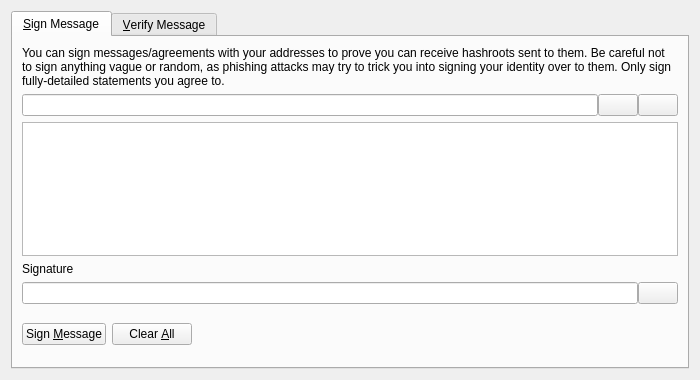
<?xml version="1.0" encoding="UTF-8"?>
<ui version="4.0">
 <class>SignVerifyMessageDialog</class>
 <widget class="QDialog" name="SignVerifyMessageDialog">
  <property name="geometry">
   <rect>
    <x>0</x>
    <y>0</y>
    <width>700</width>
    <height>380</height>
   </rect>
  </property>
  <property name="windowTitle">
   <string>Signatures - Sign / Verify a Message</string>
  </property>
  <property name="modal">
   <bool>true</bool>
  </property>
  <layout class="QVBoxLayout" name="verticalLayout">
   <item>
    <widget class="QTabWidget" name="tabWidget">
     <property name="currentIndex">
      <number>0</number>
     </property>
     <widget class="QWidget" name="tabSignMessage">
      <attribute name="title">
       <string>&amp;Sign Message</string>
      </attribute>
      <layout class="QVBoxLayout" name="verticalLayout_SM">
       <item>
        <widget class="QLabel" name="infoLabel_SM">
         <property name="text">
          <string>You can sign messages/agreements with your addresses to prove you can receive hashroots sent to them. Be careful not to sign anything vague or random, as phishing attacks may try to trick you into signing your identity over to them. Only sign fully-detailed statements you agree to.</string>
         </property>
         <property name="textFormat">
          <enum>Qt::PlainText</enum>
         </property>
         <property name="wordWrap">
          <bool>true</bool>
         </property>
        </widget>
       </item>
       <item>
        <layout class="QHBoxLayout" name="horizontalLayout_1_SM">
         <property name="spacing">
          <number>0</number>
         </property>
         <item>
          <widget class="QValidatedLineEdit" name="addressIn_SM">
           <property name="toolTip">
            <string>The Hashroot address to sign the message with</string>
           </property>
          </widget>
         </item>
         <item>
          <widget class="QPushButton" name="addressBookButton_SM">
           <property name="toolTip">
            <string>Choose previously used address</string>
           </property>
           <property name="text">
            <string/>
           </property>
           <property name="icon">
            <iconset resource="../bitcoin.qrc">
             <normaloff>:/icons/address-book</normaloff>:/icons/address-book</iconset>
           </property>
           <property name="shortcut">
            <string>Alt+A</string>
           </property>
           <property name="autoDefault">
            <bool>false</bool>
           </property>
          </widget>
         </item>
         <item>
          <widget class="QPushButton" name="pasteButton_SM">
           <property name="toolTip">
            <string>Paste address from clipboard</string>
           </property>
           <property name="text">
            <string/>
           </property>
           <property name="icon">
            <iconset resource="../bitcoin.qrc">
             <normaloff>:/icons/editpaste</normaloff>:/icons/editpaste</iconset>
           </property>
           <property name="shortcut">
            <string>Alt+P</string>
           </property>
           <property name="autoDefault">
            <bool>false</bool>
           </property>
          </widget>
         </item>
        </layout>
       </item>
       <item>
        <widget class="QPlainTextEdit" name="messageIn_SM">
         <property name="toolTip">
          <string>Enter the message you want to sign here</string>
         </property>
        </widget>
       </item>
       <item>
        <widget class="QLabel" name="signatureLabel_SM">
         <property name="text">
          <string>Signature</string>
         </property>
         <property name="textFormat">
          <enum>Qt::PlainText</enum>
         </property>
        </widget>
       </item>
       <item>
        <layout class="QHBoxLayout" name="horizontalLayout_2_SM">
         <property name="spacing">
          <number>0</number>
         </property>
         <item>
          <widget class="QLineEdit" name="signatureOut_SM">
           <property name="font">
            <font>
             <italic>true</italic>
            </font>
           </property>
           <property name="readOnly">
            <bool>true</bool>
           </property>
          </widget>
         </item>
         <item>
          <widget class="QPushButton" name="copySignatureButton_SM">
           <property name="toolTip">
            <string>Copy the current signature to the system clipboard</string>
           </property>
           <property name="text">
            <string/>
           </property>
           <property name="icon">
            <iconset resource="../bitcoin.qrc">
             <normaloff>:/icons/editcopy</normaloff>:/icons/editcopy</iconset>
           </property>
           <property name="autoDefault">
            <bool>false</bool>
           </property>
          </widget>
         </item>
        </layout>
       </item>
       <item>
        <layout class="QHBoxLayout" name="horizontalLayout_3_SM">
         <item>
          <widget class="QPushButton" name="signMessageButton_SM">
           <property name="toolTip">
            <string>Sign the message to prove you own this Hashroot address</string>
           </property>
           <property name="text">
            <string>Sign &amp;Message</string>
           </property>
           <property name="icon">
            <iconset resource="../bitcoin.qrc">
             <normaloff>:/icons/edit</normaloff>:/icons/edit</iconset>
           </property>
           <property name="autoDefault">
            <bool>false</bool>
           </property>
          </widget>
         </item>
         <item>
          <widget class="QPushButton" name="clearButton_SM">
           <property name="toolTip">
            <string>Reset all sign message fields</string>
           </property>
           <property name="text">
            <string>Clear &amp;All</string>
           </property>
           <property name="icon">
            <iconset resource="../bitcoin.qrc">
             <normaloff>:/icons/remove</normaloff>:/icons/remove</iconset>
           </property>
           <property name="autoDefault">
            <bool>false</bool>
           </property>
          </widget>
         </item>
         <item>
          <spacer name="horizontalSpacer_1_SM">
           <property name="orientation">
            <enum>Qt::Horizontal</enum>
           </property>
           <property name="sizeHint" stdset="0">
            <size>
             <width>40</width>
             <height>48</height>
            </size>
           </property>
          </spacer>
         </item>
         <item>
          <widget class="QLabel" name="statusLabel_SM">
           <property name="font">
            <font>
             <weight>75</weight>
             <bold>true</bold>
            </font>
           </property>
           <property name="text">
            <string/>
           </property>
           <property name="wordWrap">
            <bool>true</bool>
           </property>
          </widget>
         </item>
         <item>
          <spacer name="horizontalSpacer_2_SM">
           <property name="orientation">
            <enum>Qt::Horizontal</enum>
           </property>
           <property name="sizeHint" stdset="0">
            <size>
             <width>40</width>
             <height>48</height>
            </size>
           </property>
          </spacer>
         </item>
        </layout>
       </item>
      </layout>
     </widget>
     <widget class="QWidget" name="tabVerifyMessage">
      <attribute name="title">
       <string>&amp;Verify Message</string>
      </attribute>
      <layout class="QVBoxLayout" name="verticalLayout_VM">
       <item>
        <widget class="QLabel" name="infoLabel_VM">
         <property name="text">
          <string>Enter the receiver's address, message (ensure you copy line breaks, spaces, tabs, etc. exactly) and signature below to verify the message. Be careful not to read more into the signature than what is in the signed message itself, to avoid being tricked by a man-in-the-middle attack. Note that this only proves the signing party receives with the address, it cannot prove sendership of any transaction!</string>
         </property>
         <property name="textFormat">
          <enum>Qt::PlainText</enum>
         </property>
         <property name="alignment">
          <set>Qt::AlignLeading|Qt::AlignLeft|Qt::AlignTop</set>
         </property>
         <property name="wordWrap">
          <bool>true</bool>
         </property>
        </widget>
       </item>
       <item>
        <layout class="QHBoxLayout" name="horizontalLayout_1_VM">
         <property name="spacing">
          <number>0</number>
         </property>
         <item>
          <widget class="QValidatedLineEdit" name="addressIn_VM">
           <property name="toolTip">
            <string>The Hashroot address the message was signed with</string>
           </property>
          </widget>
         </item>
         <item>
          <widget class="QPushButton" name="addressBookButton_VM">
           <property name="toolTip">
            <string>Choose previously used address</string>
           </property>
           <property name="text">
            <string/>
           </property>
           <property name="icon">
            <iconset resource="../bitcoin.qrc">
             <normaloff>:/icons/address-book</normaloff>:/icons/address-book</iconset>
           </property>
           <property name="shortcut">
            <string>Alt+A</string>
           </property>
           <property name="autoDefault">
            <bool>false</bool>
           </property>
          </widget>
         </item>
        </layout>
       </item>
       <item>
        <widget class="QPlainTextEdit" name="messageIn_VM"/>
       </item>
       <item>
        <widget class="QValidatedLineEdit" name="signatureIn_VM"/>
       </item>
       <item>
        <layout class="QHBoxLayout" name="horizontalLayout_2_VM">
         <item>
          <widget class="QPushButton" name="verifyMessageButton_VM">
           <property name="toolTip">
            <string>Verify the message to ensure it was signed with the specified Hashroot address</string>
           </property>
           <property name="text">
            <string>Verify &amp;Message</string>
           </property>
           <property name="icon">
            <iconset resource="../bitcoin.qrc">
             <normaloff>:/icons/transaction_0</normaloff>:/icons/transaction_0</iconset>
           </property>
           <property name="autoDefault">
            <bool>false</bool>
           </property>
          </widget>
         </item>
         <item>
          <widget class="QPushButton" name="clearButton_VM">
           <property name="toolTip">
            <string>Reset all verify message fields</string>
           </property>
           <property name="text">
            <string>Clear &amp;All</string>
           </property>
           <property name="icon">
            <iconset resource="../bitcoin.qrc">
             <normaloff>:/icons/remove</normaloff>:/icons/remove</iconset>
           </property>
           <property name="autoDefault">
            <bool>false</bool>
           </property>
          </widget>
         </item>
         <item>
          <spacer name="horizontalSpacer_1_VM">
           <property name="orientation">
            <enum>Qt::Horizontal</enum>
           </property>
           <property name="sizeHint" stdset="0">
            <size>
             <width>40</width>
             <height>48</height>
            </size>
           </property>
          </spacer>
         </item>
         <item>
          <widget class="QLabel" name="statusLabel_VM">
           <property name="font">
            <font>
             <weight>75</weight>
             <bold>true</bold>
            </font>
           </property>
           <property name="text">
            <string/>
           </property>
           <property name="wordWrap">
            <bool>true</bool>
           </property>
          </widget>
         </item>
         <item>
          <spacer name="horizontalSpacer_2_VM">
           <property name="orientation">
            <enum>Qt::Horizontal</enum>
           </property>
           <property name="sizeHint" stdset="0">
            <size>
             <width>40</width>
             <height>48</height>
            </size>
           </property>
          </spacer>
         </item>
        </layout>
       </item>
      </layout>
     </widget>
    </widget>
   </item>
  </layout>
 </widget>
 <customwidgets>
  <customwidget>
   <class>QValidatedLineEdit</class>
   <extends>QLineEdit</extends>
   <header>qvalidatedlineedit.h</header>
  </customwidget>
 </customwidgets>
 <resources>
  <include location="../bitcoin.qrc"/>
 </resources>
 <connections/>
</ui>
